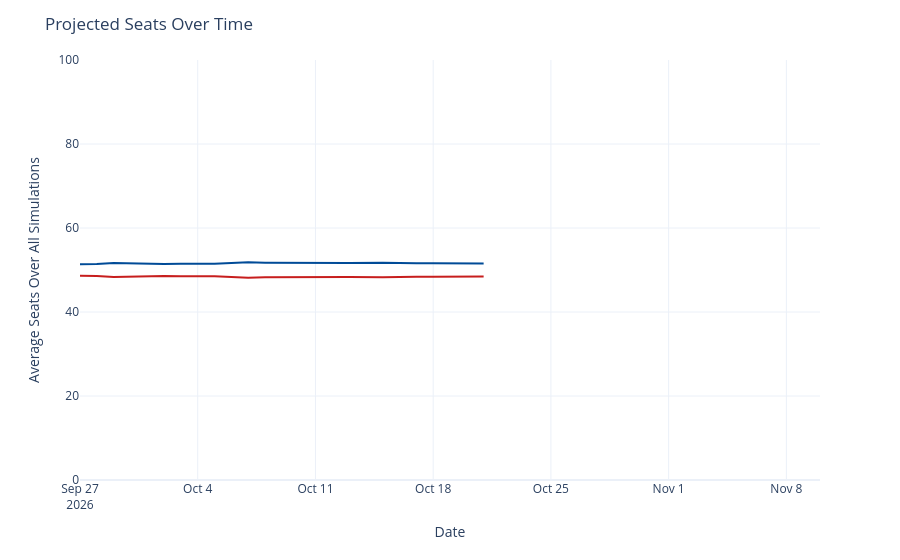

Here is the notebook cell this chart was saved with:
### Code cell
seats_over_time = output_ts[(output_ts['geo'] == 'US Senate') &
                             (output_ts['type'] == 'seats')]
seats_over_time['rep_seats'] = seats_over_time['y'].map(lambda x: 100 - x)
seats_over_time = seats_over_time.rename({'y': 'Democrats', 'rep_seats': 'Republicans'}, axis=1)
seats_time_ser = px.line(seats_over_time, x='date', y=['Democrats', 'Republicans'], template='plotly_white',
                        color_discrete_map={'Democrats': '#004b97', 'Republicans': '#c71e1d'},)
seats_time_ser.update_traces(hovertemplate="%{y:.1f}")
seats_time_ser.update_layout(
    xaxis=dict(range=[pd.to_datetime('2026-09-27'), pd.to_datetime('2026-11-10')]),
    yaxis=dict(range=[0, 100]),
    xaxis_title='Date',
    yaxis_title='Average Seats Over All Simulations',
    title=dict(text="Projected Seats Over Time"),
    hovermode="x",
    showlegend=False
)
seats_time_ser

### Figure 1 — Plotly figure (JSON) as saved in the notebook; plotly's stock layout.template omitted (floating-point values rounded to 4 significant figures)
{"data": [{"hovertemplate": "%{y:.1f}", "legendgroup": "Democrats", "line": {"color": "#004b97", "dash": "solid"}, "marker": {"symbol": "circle"}, "mode": "lines", "name": "Democrats", "orientation": "v", "showlegend": true, "type": "scatter", "x": ["2026-09-27", "2026-09-28", "2026-09-29", "2026-09-30", "2026-10-01", "2026-10-02", "2026-10-03", "2026-10-04", "2026-10-05", "2026-10-06", "2026-10-07", "2026-10-08", "2026-10-09", "2026-10-10", "2026-10-11", "2026-10-12", "2026-10-13", "2026-10-15", "2026-10-16", "2026-10-17", "2026-10-18", "2026-10-19", "2026-10-20", "2026-10-21"], "xaxis": "x", "y": [51.35, 51.4, 51.64, 51.51, 51.41, 51.42, 51.47, 51.47, 51.48, 51.68, 51.82, 51.75, 51.71, 51.62, 51.6, 51.62, 51.64, 51.74, 51.6, 51.58, 51.61, 51.53, 51.53, 51.56], "yaxis": "y"}, {"hovertemplate": "%{y:.1f}", "legendgroup": "Republicans", "line": {"color": "#c71e1d", "dash": "solid"}, "marker": {"symbol": "circle"}, "mode": "lines", "name": "Republicans", "orientation": "v", "showlegend": true, "type": "scatter", "x": ["2026-09-27", "2026-09-28", "2026-09-29", "2026-09-30", "2026-10-01", "2026-10-02", "2026-10-03", "2026-10-04", "2026-10-05", "2026-10-06", "2026-10-07", "2026-10-08", "2026-10-09", "2026-10-10", "2026-10-11", "2026-10-12", "2026-10-13", "2026-10-15", "2026-10-16", "2026-10-17", "2026-10-18", "2026-10-19", "2026-10-20", "2026-10-21"], "xaxis": "x", "y": [48.65, 48.6, 48.36, 48.49, 48.59, 48.58, 48.53, 48.53, 48.52, 48.32, 48.18, 48.25, 48.29, 48.38, 48.4, 48.38, 48.36, 48.26, 48.4, 48.42, 48.39, 48.47, 48.47, 48.44], "yaxis": "y"}], "layout": {"hovermode": "x", "legend": {"title": {"text": "variable"}, "tracegroupgap": 0}, "margin": {"t": 60}, "showlegend": false, "title": {"text": "Projected Seats Over Time"}, "xaxis": {"anchor": "y", "domain": [0, 1], "range": ["2026-09-27T00:00:00", "2026-11-10T00:00:00"], "title": {"text": "Date"}}, "yaxis": {"anchor": "x", "domain": [0, 1], "range": [0, 100], "title": {"text": "Average Seats Over All Simulations"}}}}
